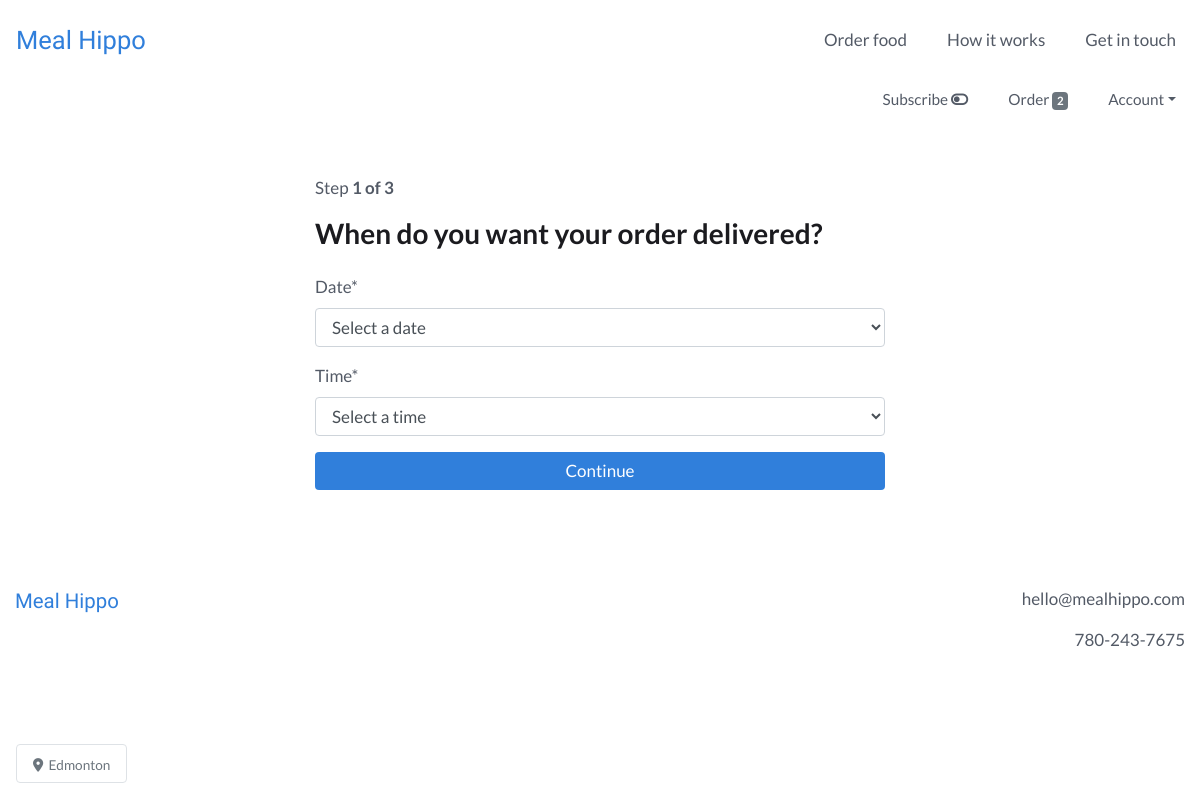
The page /order/timing (signed in) on the database as committed earlier.
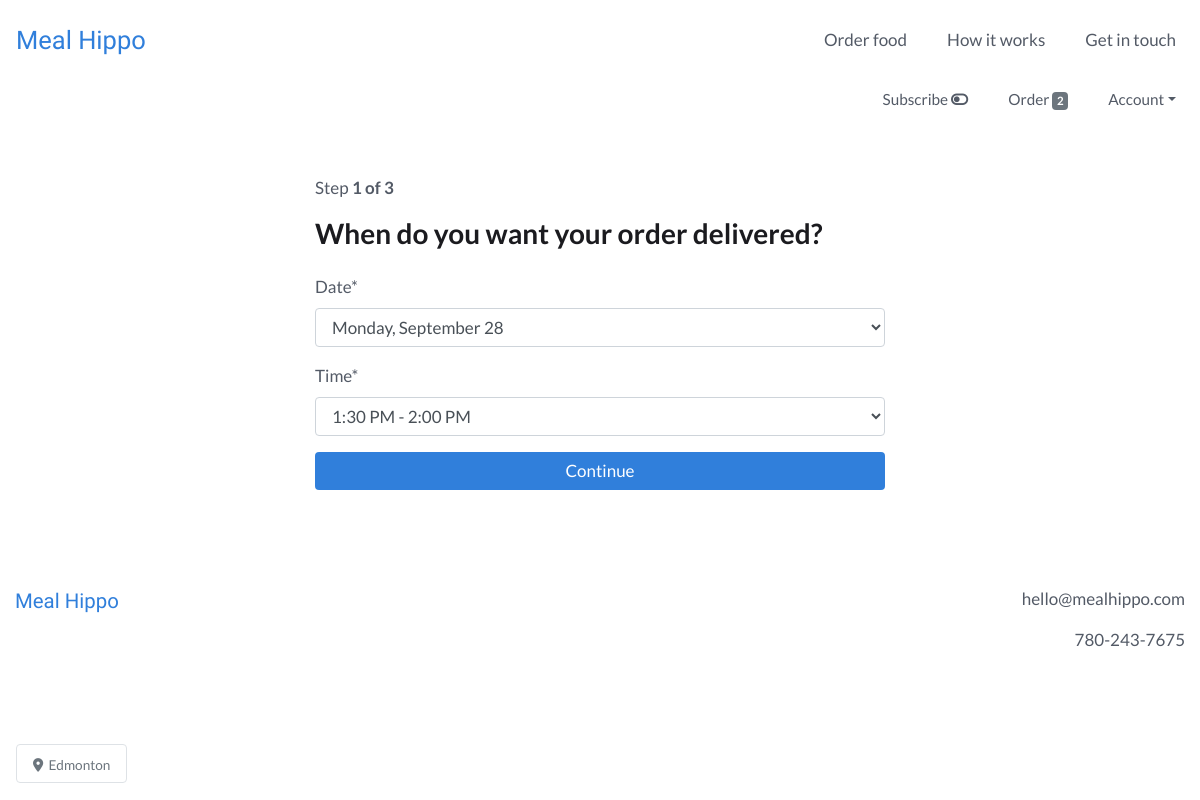
The same page on the database as committed later.
### webplatform/models.py (models this page shows, shortened)
class Order(models.Model):
    user = models.ForeignKey(settings.AUTH_USER_MODEL, on_delete=models.CASCADE)
    items = models.ManyToManyField(OrderItem)
    to_be_delivered = models.BooleanField(default=True)
    delivery_date = models.DateField(null=True)
    delivery_time = models.TimeField(null=True)
    notes = models.TextField(blank=True, null=True, verbose_name='Order notes')
    is_completed = models.BooleanField(default=False)
    payment = models.ForeignKey(Payment, on_delete=models.SET_NULL, blank=True, null=True)
    created_at = models.DateTimeField(auto_now_add=True)
    modified_at = models.DateTimeField(auto_now=True)

### webplatform/views.py (the view, shortened to what this page needs)
# urls.py: path('order/timing', views.OrderTimingView.as_view(), name='order_timing_view'),
class OrderTimingView(IsSubscribedMixin, LoginRequiredMixin, UpdateView):
    login_url = 'login'
    template_name = 'webplatform/order_timing_view.html'
    def get_form_class(self):
        return forms.OrderTimingForm
    def get_object(self):
        order_qs = models.Order.objects.filter(user=self.request.user, is_completed=False)
        if order_qs.exists():
            order = order_qs[0]
            if order.items.count() > 0:
                return order

### webplatform/templatetags/templatetags.py (called while the page is built)
@register.filter
def cart_item_count(user):
    if user.is_authenticated:
        queryset = models.Order.objects.filter(user=user, is_completed=False)
        if queryset.exists():
            return queryset[0].items.count()
    return 0

### webplatform/views.py (called while the page is built)
    def get_context_data(self, **kwargs):
        context = super(IsSubscribedMixin, self).get_context_data(**kwargs)
        if self.request.user.is_authenticated:
            user_subscription_qs = models.UserSubscription.objects.filter(user=self.request.user)
            user_subscription = user_subscription_qs[0]
            context['is_subscribed'] = user_subscription.is_subscribed
        return context

### webplatform/templates/webplatform/order_timing_view.html (shortened to what this page needs)
{% extends 'base.html' %}
{% load static %}
{% load crispy_forms_tags %}
{% load humanize %}
{% block content %}
<div class="container-fluid my-5">
  <div class="row">
    <div class="col-lg-6 offset-lg-3 col-md-8 offset-md-2 col-12">
      {% if order.to_be_delivered %}
        <p>Step <b>1 of 3</b></p>
      {% else %}
        <p>Step <b>1 of 2</b></p>
      {% endif %}
      {% if order.to_be_delivered %}
        <h3 class="mb-4">When do you want your order delivered?</h3>
      {% else %}
        <h3 class="mb-4">When do you want to pick up your order?</h3>
      {% endif %}
      <form method="post">
        {{ form|crispy }}
        <input type="submit" value="Continue" class="btn btn-primary btn-block">
      </form>
    </div>
  </div>
</div>
{% endblock %}

Rows that differ between the two databases and show on the page:
changed Order: delivery_date "Select a date" → "Monday, September 28"; delivery_time "Select a time" → "1:30 PM - 2:00 PM"
